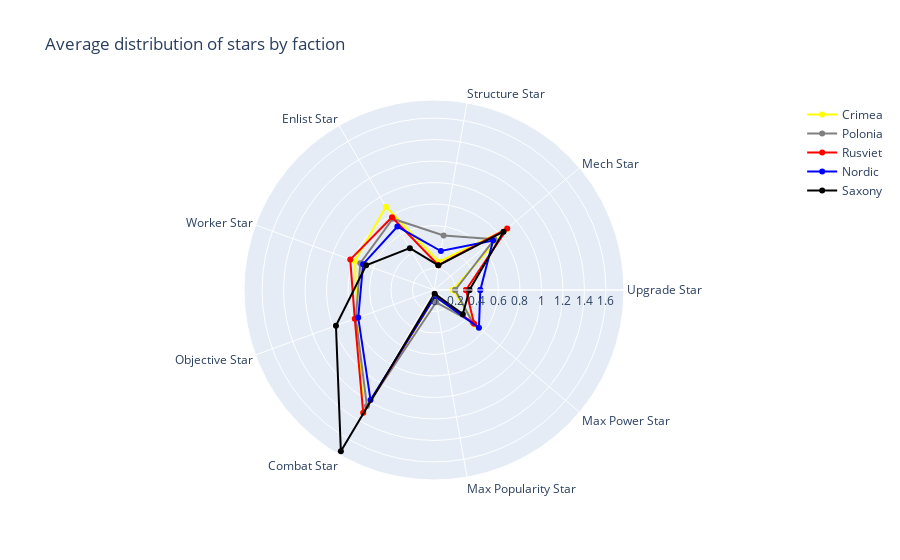

The notebook cell this image was saved under:
### Markdown cell above
Finally, we will examine the mechanisms through which players achieve victory, focusing on how the six stars are obtained by Player 1 (the winning player).

### Code cell
import plotly.graph_objects as go

cols = df.columns[68 : 68 + 9 * 5 : 5]

categories = []

english_stars = {
    "Étoile amélioration": "Upgrade Star",
    "Étoile mechas": "Mech Star",
    "Étoile bâtiment": "Structure Star",
    "Étoile recrue": "Enlist Star",
    "Étoile ouvrier": "Worker Star",
    "Étoile objectif": "Objective Star",
    "Étoile combat": "Combat Star",
    "Étoile popu max": "Max Popularity Star",
    "Étoile puissance max": "Max Power Star"
}

for el in cols : 
    nom_francais = (el[3:])
    categories.append(english_stars.get(nom_francais, nom_francais))

factions = df["J1 Faction"].dropna().unique()

etoiles = {}

for faction in factions:
    etoiles[faction] = []

for cat_etoile in cols :
    for faction in factions :
            masque = df["J1 Faction"] == faction
            etoiles[faction].append((df.loc[df["J1 Faction"] == faction, cat_etoile].sum())/masque.sum())

for faction in etoiles:
    etoiles[faction].append(etoiles[faction][0])

categories.append(categories[0])

fig = go.Figure()

fig.add_trace(go.Scatterpolar(
      r=etoiles["Crimée"],
      theta=categories,
      name='Crimea',
      line=dict(color='Yellow')
))

fig.add_trace(go.Scatterpolar(
      r=etoiles["Polonia"],
      theta=categories,
      name='Polonia',
      line=dict(color='Grey')
))

fig.add_trace(go.Scatterpolar(
      r=etoiles["Rusviet"],
      theta=categories,
      name='Rusviet',
      line=dict(color='Red')
))

fig.add_trace(go.Scatterpolar(
      r=etoiles["Nordique"],
      theta=categories,
      name='Nordic',
      line=dict(color='Blue')
))

fig.add_trace(go.Scatterpolar(
      r=etoiles["Saxe"],
      theta=categories,
      name='Saxony',
      line=dict(color='black')
))

fig.update_layout(
     title="Average distribution of stars by faction",
      polar=dict(
      radialaxis=dict(
      visible=True,
      )),
  showlegend=True
)

### Figure 1 — Plotly figure (JSON) as saved in the notebook; plotly's stock layout.template omitted (floating-point values rounded to 4 significant figures)
{"data": [{"line": {"color": "Yellow"}, "name": "Crimea", "r": [0.1748, 0.88, 0.2676, 0.8948, 0.7838, 0.7614, 1.316, 0.06571, 0.5176, 0.1748], "theta": ["Upgrade Star", "Mech Star", "Structure Star", "Enlist Star", "Worker Star", "Objective Star", "Combat Star", "Max Popularity Star", "Max Power Star", "Upgrade Star"], "type": "scatterpolar"}, {"line": {"color": "Grey"}, "name": "Polonia", "r": [0.1973, 0.7354, 0.516, 0.7664, 0.7296, 0.7743, 1.248, 0.1157, 0.4692, 0.1973], "theta": ["Upgrade Star", "Mech Star", "Structure Star", "Enlist Star", "Worker Star", "Objective Star", "Combat Star", "Max Popularity Star", "Max Power Star", "Upgrade Star"], "type": "scatterpolar"}, {"line": {"color": "Red"}, "name": "Rusviet", "r": [0.2974, 0.889, 0.235, 0.7823, 0.8294, 0.7846, 1.318, 0.05548, 0.4876, 0.2974], "theta": ["Upgrade Star", "Mech Star", "Structure Star", "Enlist Star", "Worker Star", "Objective Star", "Combat Star", "Max Popularity Star", "Max Power Star", "Upgrade Star"], "type": "scatterpolar"}, {"line": {"color": "Blue"}, "name": "Nordic", "r": [0.4312, 0.7177, 0.3679, 0.6815, 0.7024, 0.7503, 1.182, 0.05981, 0.5459, 0.4312], "theta": ["Upgrade Star", "Mech Star", "Structure Star", "Enlist Star", "Worker Star", "Objective Star", "Combat Star", "Max Popularity Star", "Max Power Star", "Upgrade Star"], "type": "scatterpolar"}, {"line": {"color": "black"}, "name": "Saxony", "r": [0.3299, 0.8447, 0.2333, 0.4495, 0.6724, 0.971, 1.733, 0.03492, 0.3499, 0.3299], "theta": ["Upgrade Star", "Mech Star", "Structure Star", "Enlist Star", "Worker Star", "Objective Star", "Combat Star", "Max Popularity Star", "Max Power Star", "Upgrade Star"], "type": "scatterpolar"}], "layout": {"polar": {"radialaxis": {"visible": true}}, "showlegend": true, "title": {"text": "Average distribution of stars by faction"}}}
